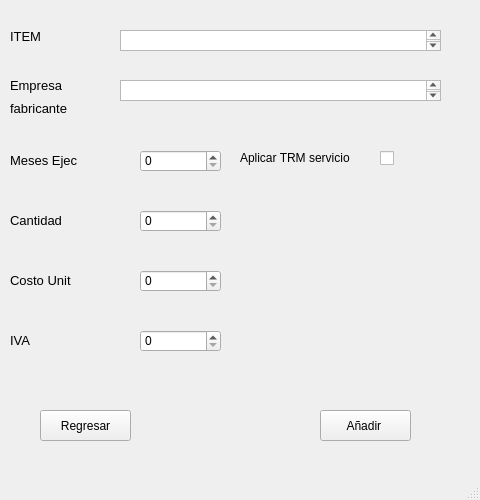
<?xml version="1.0" encoding="UTF-8"?>
<ui version="4.0">
 <class>MainWindow</class>
 <widget class="QMainWindow" name="MainWindow">
  <property name="geometry">
   <rect>
    <x>0</x>
    <y>0</y>
    <width>480</width>
    <height>500</height>
   </rect>
  </property>
  <property name="windowTitle">
   <string>MainWindow</string>
  </property>
  <widget class="QWidget" name="centralwidget">
   <widget class="QTextEdit" name="textEdit">
    <property name="geometry">
     <rect>
      <x>120</x>
      <y>30</y>
      <width>321</width>
      <height>21</height>
     </rect>
    </property>
   </widget>
   <widget class="QLabel" name="label">
    <property name="geometry">
     <rect>
      <x>10</x>
      <y>30</y>
      <width>47</width>
      <height>13</height>
     </rect>
    </property>
    <property name="font">
     <font>
      <pointsize>10</pointsize>
     </font>
    </property>
    <property name="text">
     <string>ITEM </string>
    </property>
   </widget>
   <widget class="QTextEdit" name="textEdit_2">
    <property name="geometry">
     <rect>
      <x>120</x>
      <y>80</y>
      <width>321</width>
      <height>21</height>
     </rect>
    </property>
   </widget>
   <widget class="QLabel" name="label_2">
    <property name="geometry">
     <rect>
      <x>10</x>
      <y>70</y>
      <width>91</width>
      <height>31</height>
     </rect>
    </property>
    <property name="font">
     <font>
      <pointsize>10</pointsize>
     </font>
    </property>
    <property name="text">
     <string>Empresa </string>
    </property>
   </widget>
   <widget class="QLabel" name="label_3">
    <property name="geometry">
     <rect>
      <x>10</x>
      <y>100</y>
      <width>71</width>
      <height>16</height>
     </rect>
    </property>
    <property name="font">
     <font>
      <pointsize>10</pointsize>
     </font>
    </property>
    <property name="text">
     <string>fabricante</string>
    </property>
   </widget>
   <widget class="QLabel" name="label_4">
    <property name="geometry">
     <rect>
      <x>10</x>
      <y>150</y>
      <width>111</width>
      <height>21</height>
     </rect>
    </property>
    <property name="font">
     <font>
      <pointsize>10</pointsize>
     </font>
    </property>
    <property name="text">
     <string>Meses Ejec</string>
    </property>
   </widget>
   <widget class="QSpinBox" name="spinBox">
    <property name="geometry">
     <rect>
      <x>140</x>
      <y>150</y>
      <width>81</width>
      <height>22</height>
     </rect>
    </property>
    <property name="maximum">
     <number>999999999</number>
    </property>
   </widget>
   <widget class="QLabel" name="label_5">
    <property name="geometry">
     <rect>
      <x>10</x>
      <y>210</y>
      <width>81</width>
      <height>21</height>
     </rect>
    </property>
    <property name="font">
     <font>
      <pointsize>10</pointsize>
     </font>
    </property>
    <property name="text">
     <string>Cantidad</string>
    </property>
   </widget>
   <widget class="QSpinBox" name="c">
    <property name="geometry">
     <rect>
      <x>140</x>
      <y>210</y>
      <width>81</width>
      <height>22</height>
     </rect>
    </property>
    <property name="maximum">
     <number>999999999</number>
    </property>
   </widget>
   <widget class="QLabel" name="label_6">
    <property name="geometry">
     <rect>
      <x>10</x>
      <y>270</y>
      <width>91</width>
      <height>21</height>
     </rect>
    </property>
    <property name="font">
     <font>
      <pointsize>10</pointsize>
     </font>
    </property>
    <property name="text">
     <string>Costo Unit</string>
    </property>
   </widget>
   <widget class="QSpinBox" name="c1">
    <property name="geometry">
     <rect>
      <x>140</x>
      <y>270</y>
      <width>81</width>
      <height>22</height>
     </rect>
    </property>
    <property name="maximum">
     <number>999999999</number>
    </property>
   </widget>
   <widget class="QSpinBox" name="i">
    <property name="geometry">
     <rect>
      <x>140</x>
      <y>330</y>
      <width>81</width>
      <height>22</height>
     </rect>
    </property>
    <property name="autoFillBackground">
     <bool>false</bool>
    </property>
    <property name="prefix">
     <string/>
    </property>
    <property name="maximum">
     <number>999999999</number>
    </property>
   </widget>
   <widget class="QLabel" name="label_7">
    <property name="geometry">
     <rect>
      <x>10</x>
      <y>330</y>
      <width>91</width>
      <height>21</height>
     </rect>
    </property>
    <property name="font">
     <font>
      <pointsize>10</pointsize>
     </font>
    </property>
    <property name="text">
     <string>IVA</string>
    </property>
   </widget>
   <widget class="QPushButton" name="boton_anadir">
    <property name="geometry">
     <rect>
      <x>320</x>
      <y>410</y>
      <width>91</width>
      <height>31</height>
     </rect>
    </property>
    <property name="text">
     <string>Añadir </string>
    </property>
   </widget>
   <widget class="QPushButton" name="boton_regresar">
    <property name="geometry">
     <rect>
      <x>40</x>
      <y>410</y>
      <width>91</width>
      <height>31</height>
     </rect>
    </property>
    <property name="text">
     <string>Regresar</string>
    </property>
   </widget>
   <widget class="QLabel" name="label_10">
    <property name="geometry">
     <rect>
      <x>240</x>
      <y>150</y>
      <width>121</width>
      <height>16</height>
     </rect>
    </property>
    <property name="text">
     <string>Aplicar TRM servicio </string>
    </property>
   </widget>
   <widget class="QCheckBox" name="c3">
    <property name="geometry">
     <rect>
      <x>380</x>
      <y>150</y>
      <width>70</width>
      <height>17</height>
     </rect>
    </property>
    <property name="text">
     <string/>
    </property>
   </widget>
   <zorder>boton_regresar</zorder>
   <zorder>textEdit</zorder>
   <zorder>label</zorder>
   <zorder>textEdit_2</zorder>
   <zorder>label_2</zorder>
   <zorder>label_3</zorder>
   <zorder>label_4</zorder>
   <zorder>spinBox</zorder>
   <zorder>label_5</zorder>
   <zorder>c</zorder>
   <zorder>label_6</zorder>
   <zorder>c1</zorder>
   <zorder>i</zorder>
   <zorder>label_7</zorder>
   <zorder>boton_anadir</zorder>
   <zorder>label_10</zorder>
   <zorder>c3</zorder>
  </widget>
  <widget class="QMenuBar" name="menubar">
   <property name="geometry">
    <rect>
     <x>0</x>
     <y>0</y>
     <width>480</width>
     <height>26</height>
    </rect>
   </property>
  </widget>
  <widget class="QStatusBar" name="statusbar"/>
 </widget>
 <resources/>
 <connections/>
</ui>
